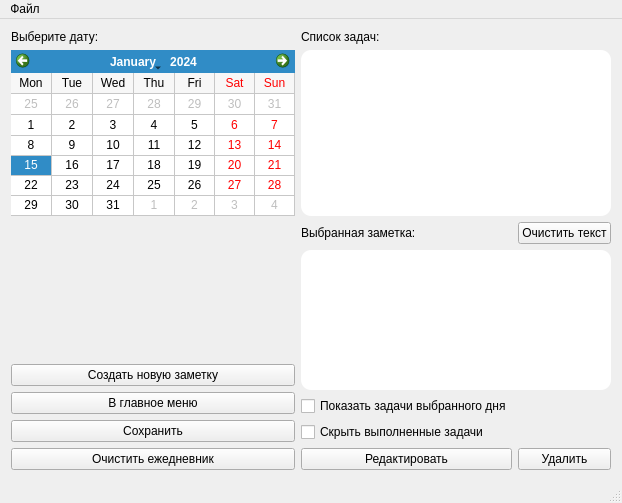
<?xml version="1.0" encoding="UTF-8"?>
<ui version="4.0">
 <class>Diary</class>
 <widget class="QMainWindow" name="Diary">
  <property name="geometry">
   <rect>
    <x>0</x>
    <y>0</y>
    <width>622</width>
    <height>503</height>
   </rect>
  </property>
  <property name="windowTitle">
   <string>Diary</string>
  </property>
  <widget class="QWidget" name="centralWidget">
   <property name="minimumSize">
    <size>
     <width>622</width>
     <height>433</height>
    </size>
   </property>
   <property name="mouseTracking">
    <bool>true</bool>
   </property>
   <layout class="QGridLayout" name="gridLayout_5">
    <item row="0" column="0">
     <layout class="QGridLayout" name="gridLayout_3">
      <item row="0" column="0">
       <widget class="QLabel" name="selectDate">
        <property name="text">
         <string>Выберите дату: </string>
        </property>
       </widget>
      </item>
      <item row="1" column="0">
       <widget class="QCalendarWidget" name="calendar">
        <property name="styleSheet">
         <string notr="true">selectedDay-front-color: red;</string>
        </property>
        <property name="minimumDate">
         <date>
          <year>1900</year>
          <month>1</month>
          <day>1</day>
         </date>
        </property>
        <property name="gridVisible">
         <bool>true</bool>
        </property>
        <property name="verticalHeaderFormat">
         <enum>QCalendarWidget::NoVerticalHeader</enum>
        </property>
       </widget>
      </item>
     </layout>
    </item>
    <item row="1" column="1" rowspan="2">
     <layout class="QGridLayout" name="gridLayout_4">
      <item row="7" column="1">
       <widget class="QPushButton" name="deleteButton">
        <property name="text">
         <string>Удалить</string>
        </property>
       </widget>
      </item>
      <item row="6" column="0">
       <widget class="QCheckBox" name="hideCompleted">
        <property name="text">
         <string>Скрыть выполненные задачи</string>
        </property>
       </widget>
      </item>
      <item row="2" column="0">
       <widget class="QLabel" name="note">
        <property name="text">
         <string>Выбранная заметка:</string>
        </property>
       </widget>
      </item>
      <item row="7" column="0">
       <widget class="QPushButton" name="editButton">
        <property name="text">
         <string>Редактировать</string>
        </property>
       </widget>
      </item>
      <item row="4" column="0" colspan="2">
       <widget class="QTextEdit" name="taskText">
        <property name="sizePolicy">
         <sizepolicy hsizetype="Expanding" vsizetype="Expanding">
          <horstretch>0</horstretch>
          <verstretch>0</verstretch>
         </sizepolicy>
        </property>
        <property name="styleSheet">
         <string notr="true">
border: 10 px solid rgb(200,244,99);
border-radius: 10px;
background-color: rgb(255,255,255)</string>
        </property>
        <property name="readOnly">
         <bool>true</bool>
        </property>
       </widget>
      </item>
      <item row="5" column="0">
       <widget class="QCheckBox" name="todayTasks">
        <property name="text">
         <string>Показать задачи выбранного дня</string>
        </property>
       </widget>
      </item>
      <item row="2" column="1">
       <widget class="QPushButton" name="clearTextButton">
        <property name="text">
         <string>Очистить текст</string>
        </property>
       </widget>
      </item>
     </layout>
    </item>
    <item row="0" column="1">
     <layout class="QGridLayout" name="gridLayout">
      <item row="1" column="0">
       <widget class="QListWidget" name="taskList">
        <property name="sizePolicy">
         <sizepolicy hsizetype="Expanding" vsizetype="Expanding">
          <horstretch>0</horstretch>
          <verstretch>0</verstretch>
         </sizepolicy>
        </property>
        <property name="styleSheet">
         <string notr="true">
border: 10 px solid rgb(200,244,99);
border-radius: 10px;
background-color: rgb(255,255,255)</string>
        </property>
       </widget>
      </item>
      <item row="0" column="0">
       <widget class="QLabel" name="tasks">
        <property name="text">
         <string>Список задач:</string>
        </property>
       </widget>
      </item>
     </layout>
    </item>
    <item row="1" column="0" rowspan="2">
     <layout class="QGridLayout" name="gridLayout_2">
      <item row="0" column="0">
       <layout class="QVBoxLayout" name="verticalLayout_2">
        <item>
         <spacer name="verticalSpacer">
          <property name="orientation">
           <enum>Qt::Vertical</enum>
          </property>
          <property name="sizeHint" stdset="0">
           <size>
            <width>20</width>
            <height>40</height>
           </size>
          </property>
         </spacer>
        </item>
       </layout>
      </item>
      <item row="4" column="0">
       <widget class="QPushButton" name="saveButton">
        <property name="text">
         <string>Сохранить</string>
        </property>
       </widget>
      </item>
      <item row="1" column="0">
       <widget class="QPushButton" name="newNoteButton">
        <property name="text">
         <string>Создать новую заметку</string>
        </property>
       </widget>
      </item>
      <item row="2" column="0">
       <widget class="QPushButton" name="menuButton">
        <property name="text">
         <string>В главное меню</string>
        </property>
       </widget>
      </item>
      <item row="5" column="0">
       <widget class="QPushButton" name="clearTasksButton">
        <property name="text">
         <string>Очистить ежедневник</string>
        </property>
       </widget>
      </item>
     </layout>
    </item>
   </layout>
  </widget>
  <widget class="QMenuBar" name="menuBar">
   <property name="geometry">
    <rect>
     <x>0</x>
     <y>0</y>
     <width>622</width>
     <height>19</height>
    </rect>
   </property>
   <widget class="QMenu" name="menu">
    <property name="title">
     <string>Файл</string>
    </property>
    <addaction name="instruction"/>
    <addaction name="action_2"/>
    <addaction name="exit"/>
   </widget>
   <addaction name="menu"/>
  </widget>
  <widget class="QStatusBar" name="statusBar"/>
  <action name="instruction">
   <property name="text">
    <string>Инструкция</string>
   </property>
  </action>
  <action name="exit">
   <property name="text">
    <string>Выйти из программы</string>
   </property>
  </action>
  <action name="action">
   <property name="text">
    <string>Сохранить как...</string>
   </property>
  </action>
  <action name="action_2">
   <property name="text">
    <string>Сохранить как...</string>
   </property>
  </action>
 </widget>
 <layoutdefault spacing="6" margin="11"/>
 <tabstops>
  <tabstop>editButton</tabstop>
  <tabstop>deleteButton</tabstop>
  <tabstop>hideCompleted</tabstop>
  <tabstop>todayTasks</tabstop>
 </tabstops>
 <resources/>
 <connections/>
</ui>
